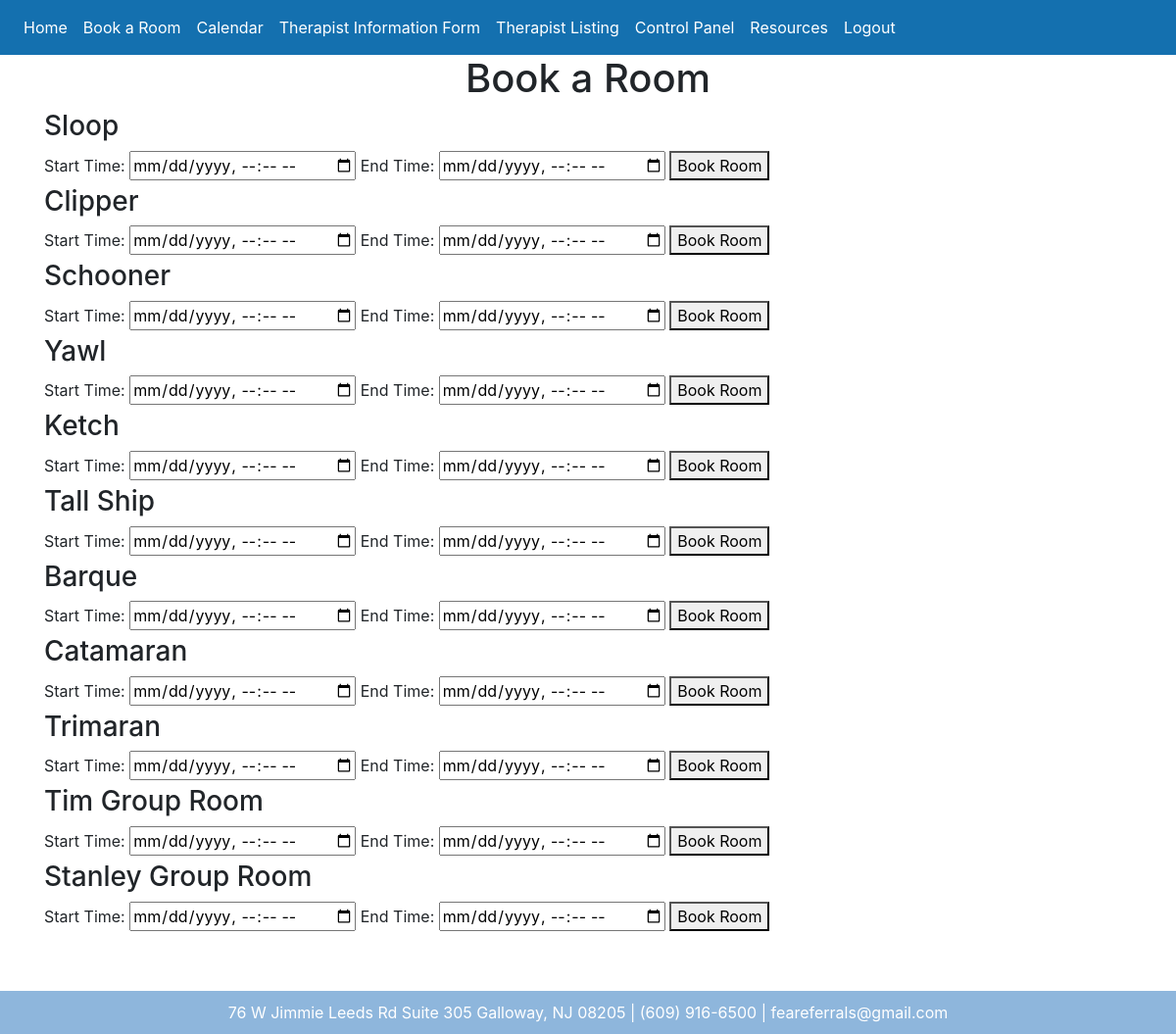
/book (signed in), run on the app's committed database.
### website/models.py (models this page shows)
class Room(db.Model):
    id = db.Column(db.Integer, primary_key=True)
    name = db.Column(db.String(50), nullable=False)

### website/views.py (the view, shortened to what this page needs)
@views.route('/book', methods=['GET', 'POST'])
@login_required
def book():
    if request.method == 'GET':
        rooms = Room.query.all()
        return render_template('book.html', rooms=rooms, user=current_user)
    return render_template('book.html', rooms=Room.query.all(), user=current_user)

### website/__init__.py (called while the page is built)
def create_app():
    app = Flask(__name__)
    app.config['SECRET_KEY'] = 'Team2 Stockton University'
    app.config['SQLALCHEMY_DATABASE_URI'] = f'sqlite:///{DB_NAME}'
    db.init_app(app)
    from .views import views
    from .auth import auth
    app.register_blueprint(views, url_prefix='/')
    app.register_blueprint(auth, url_prefix='/')
    from .models import User, Note, Therapist, Admin
    create_database(app)
    login_manager = LoginManager()
    login_manager.login_view = 'auth.login'  #Flask will redirect to auth.login if the user is not logged in.
    login_manager.init_app(app) #allows login_manager to use the app
    @login_manager.user_loader #Will look for PK and check if id = user_id in the database.
    def load_user(user_id):
        return User.query.get(int(user_id))
    return app

### website/templates/book.html (shortened to what this page needs)
{% extends "base.html" %}
{% block content %}
<!DOCTYPE html>
<html lang="en">
<h1 align="center">Book a Room</h1>
<body>
    {% for room in rooms %}
  <div class="room">
      <h3>{{ room.name }}</h3>
      <form method="POST" action="{{ url_for('views.book') }}">
          <label for="start_time-{{ room.id }}">Start Time:</label>
          <input type="datetime-local" id="start_time-{{ room.id }}" name="start_time" required>
          <label for="end_time-{{ room.id }}">End Time:</label>
          <input type="datetime-local" id="end_time-{{ room.id }}" name="end_time" required>
          <button type="submit">Book Room</button>
      </form>
  </div>
  {% endfor %}
</body>
</html>
{% endblock %}

### website/templates/base.html (shortened to what this page needs)
<!DOCTYPE html>
<html>
    <head>
        <link
        rel="stylesheet"
        href="https://stackpath.bootstrapcdn.com/bootstrap/4.4.1/css/bootstrap.min.css"
        />
        <link
        rel="stylesheet"
        href="https://stackpath.bootstrapcdn.com/font-awesome/4.7.0/css/font-awesome.min.css"
        />
        <link
        rel="stylesheet"
        href="../static/style.css"
        />
    </head>
    <body>
      <nav class="navbar navbar-expand-lg navbar-dark bg-dark">
          <div class="collapse navbar-collapse" id="navbar">
            <div class="navbar-nav">
              {% if user.is_authenticated %}
              <a class="nav-item nav-link" id="home" href="/">Home</a>
              <a class="nav-item nav-link" id="book" href="/book">Book a Room</a>
              <a class="nav-item nav-link" id="calendar" href="/calendar">Calendar</a>
              <a class="nav-item nav-link" id="therapist_info_form" href="/therapist-info">Therapist Information Form</a>
              <a class="nav-item nav-link" id="therapist_listing"  href="/therapist-listing">Therapist Listing</a>
              <a class="nav-item nav-link" id="control_panel" href="/control_panel">Control Panel</a>
              <a class="nav-item nav-link" id="resources" href="/resources">Resources</a>
              <a class="nav-item nav-link" id="logout" href="/logout">Logout</a>
                {% else %}
              <a class="nav-item nav-link" id="login" href="/login">Login</a>
              <a class="nav-item nav-link" id="Register" href="/register">Register</a>
              {% endif %}
            </div>
          </div>
        </nav>
        <div class="container">{% block content %} {% endblock %}</div>
    </body>
    {% block footer %}
    <footer>
      76 W Jimmie Leeds Rd Suite 305 Galloway, NJ 08205 | (609) 916-6500 | feareferrals@gmail.com
    </footer>
    {% endblock %}
</body>
</html>
</html>

### website/static/style.css (style rules this page uses)
.bg-dark { background-color: #1470af!important; }
.navbar-dark .navbar-nav .nav-link { color: #ffffff; }
body { margin-bottom: 100px; }
footer { position: fixed; bottom: 0; left: 0; width: 100%; background-color: #8eb6dc; color: #fff; padding: 10px; text-align: center; }

### data on the page
Room: name "Sloop"
Room: name "Clipper"
Room: name "Schooner"
Room: name "Yawl"
Room: name "Ketch"
Room: name "Tall Ship"
Room: name "Barque"
Room: name "Catamaran"
Room: name "Trimaran"
Room: name "Tim Group Room"
Room: name "Stanley Group Room"
